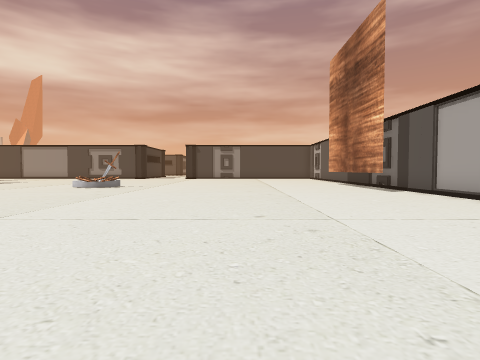
View 1 (above)

24 first-person views from a walk through a 3-D level made in the Unity game engine. The camera is 1.3 m above the floor, tilts 2° down and sees 80° across. Doors are open. The floor is counted in squares, 2 m on a side. Each view is taken from the middle of a square. On the plan, view 1 faces up. The plan holds only what a view shows up to about 9 squares ahead; the rest is blank. The place goes on beyond the plan. The player is left out. Some surface patterns are stand-ins.

View 2
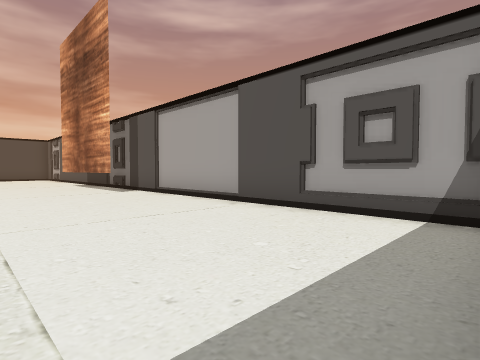

View 3
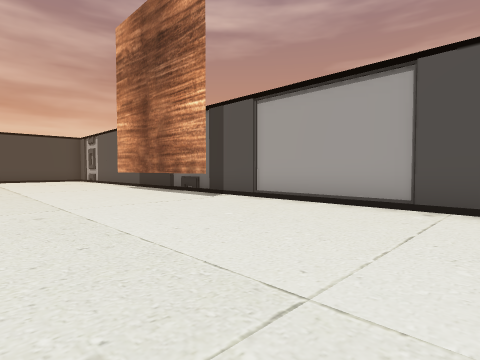

View 4
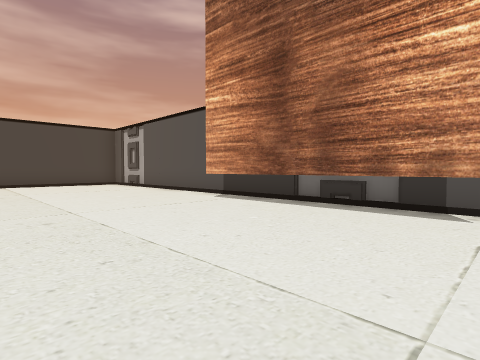

View 5
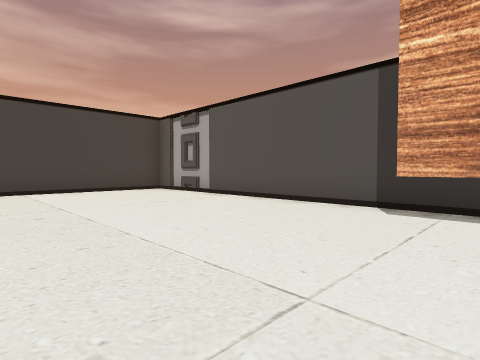

View 6
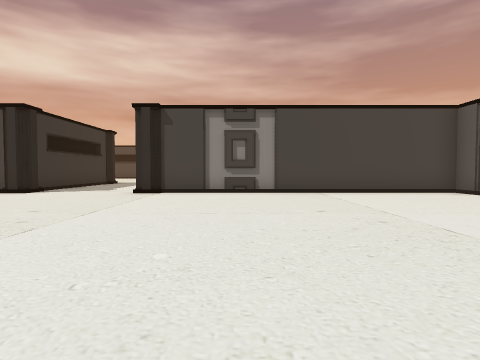

View 7
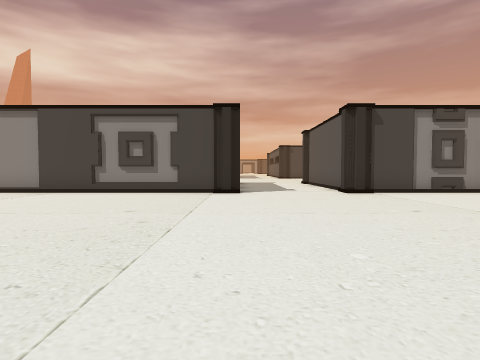

View 8
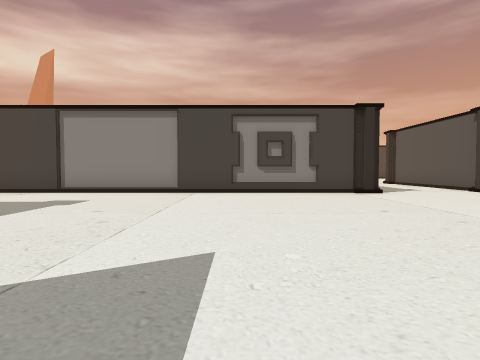

View 9
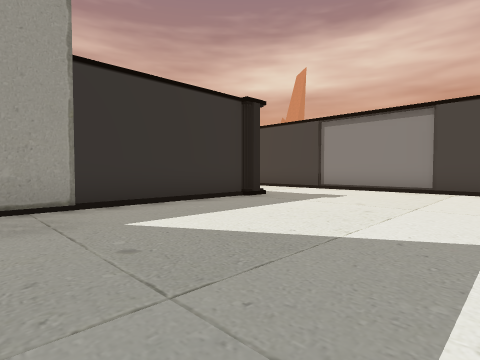

View 10
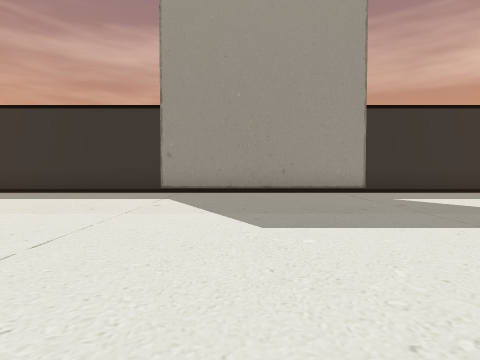

View 11
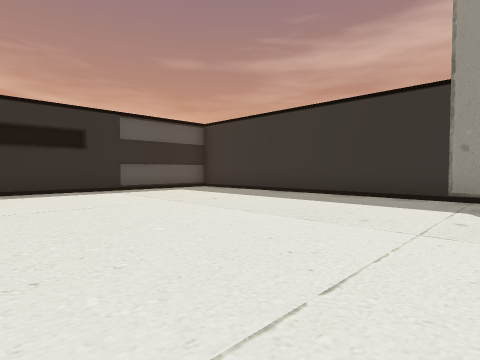

View 12
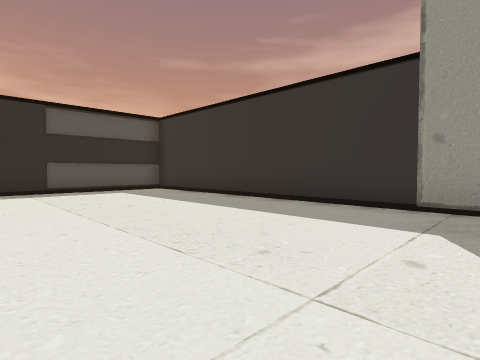

View 13
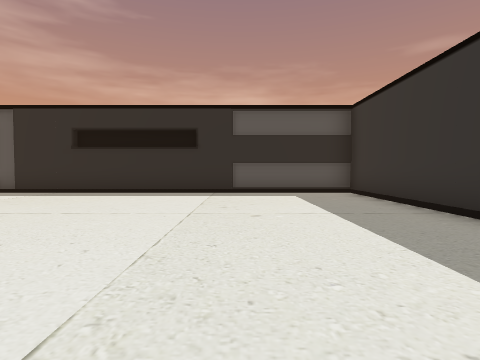

View 14
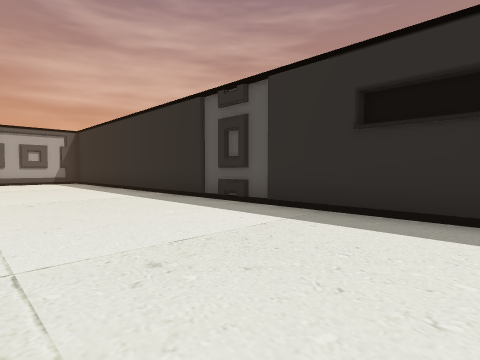

View 15
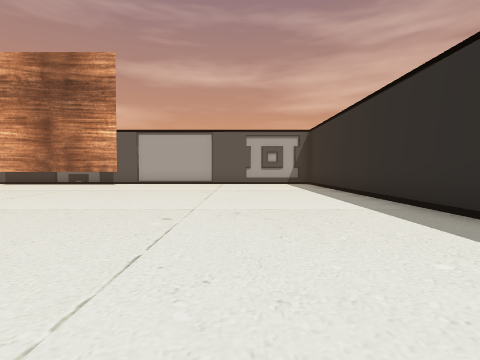

View 16
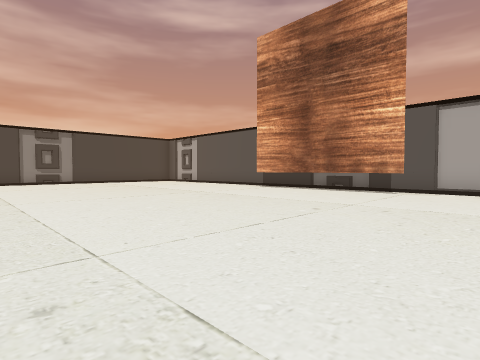

View 17
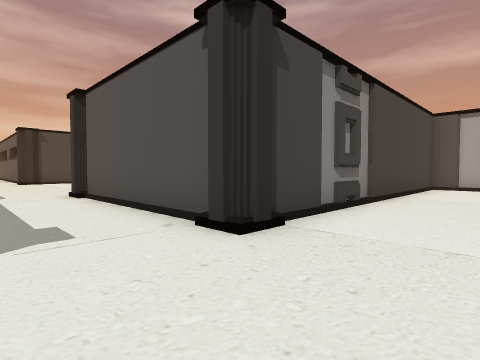

View 18
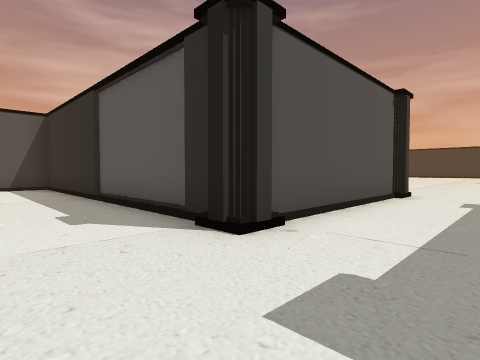

View 19
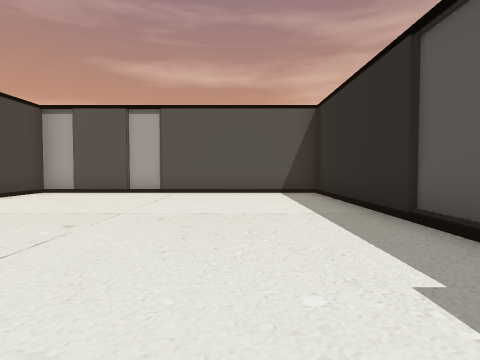

View 20
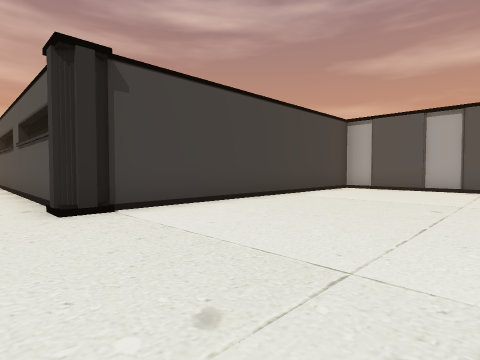

View 21
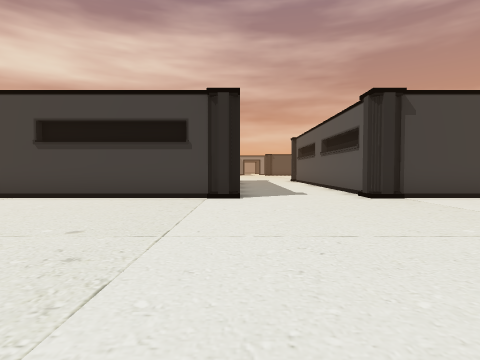

View 22
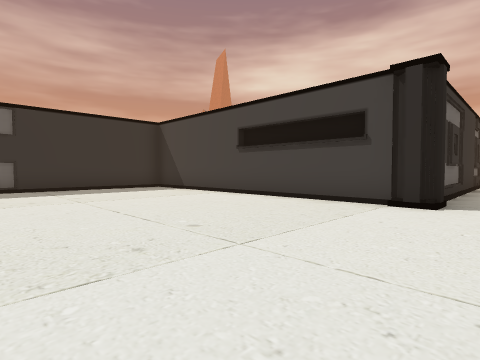

View 23
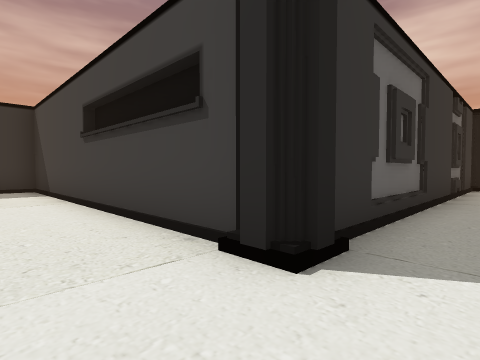

View 24
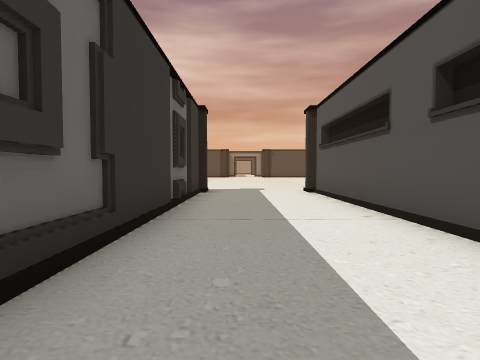

### Floor plan
Key: @ floor where view 1 was taken; # wall or solid block; . floor; / step, stairs or slope.
Columns run from 18 left of view 1 to 6 right of it. Each row starts with its distance up from view 1.
 45            #..##
 44           ##../#
 43           #/../#
 42           #/../#
 41           #/../#
 40           #/../#
 39           #/../#
 38           #/../#
 37           #/../#
 36           #/../#
 35  ##########/..###########
 34  #/..................../#
 33  # ..................../#
 32  #/..................../#
 31  #/..................../#
 30  #/..................../#
 29        ................/#
 28            ............/#
 27             ..##///////.#
 26             ...##########
 25             ...#
 24             ...#
 23             ...#
 22 ###########/...##########
 21 ////////////..##///////.#
 20  ....................../#
 19   ...................../#
 18   #..................../#
 17  ##..................../#
 16  #/..................../#
 15  #/........... ......../#
 14  #/...... ...  ......../#
 13  #/#....   .   .......#/#
 12   /#.....      .......#/#
 11   /#......    ........#/#
 10   /#.......   ........#/#
  9   /#...... ...........#/#
  8  #//...... ............/#
  7  #/.......  .........../#
  6  #/.......   ........../#
  5  #/.......  .........../#
  4  #/..................../#
  3  #/..................../#
  2  #/..................../#
  1  #/..................../#
  0  #.///////////////@////.#
 -1  ###################

Where each view was taken, in squares from view 1:
view 1: 0 up, 0 right, facing up
view 2: 0 up, 1 right, facing up-right
view 3: 3 up, 0 right, facing up-right
view 4: 8 up, 0 right, facing up-right
view 5: 12 up, 0 right, facing up-right
view 6: 13 up, 1 left, facing up
view 7: 13 up, 7 left, facing up
view 8: 13 up, 11 left, facing up
view 9: 12 up, 11 left, facing up-left
view 10: 10 up, 8 left, facing left
view 11: 9 up, 9 left, facing down-left
view 12: 9 up, 11 left, facing down-left
view 13: 8 up, 13 left, facing down
view 14: 4 up, 10 left, facing down-right
view 15: 3 up, 8 left, facing right
view 16: 6 up, 4 left, facing up-right
view 17: 19 up, 6 left, facing up-right
view 18: 29 up, 6 left, facing down-right
view 19: 29 up, 3 left, facing right
view 20: 30 up, 5 left, facing up-right
view 21: 28 up, 7 left, facing up
view 22: 29 up, 6 left, facing up-left
view 23: 33 up, 6 left, facing up-left
view 24: 36 up, 6 left, facing up
